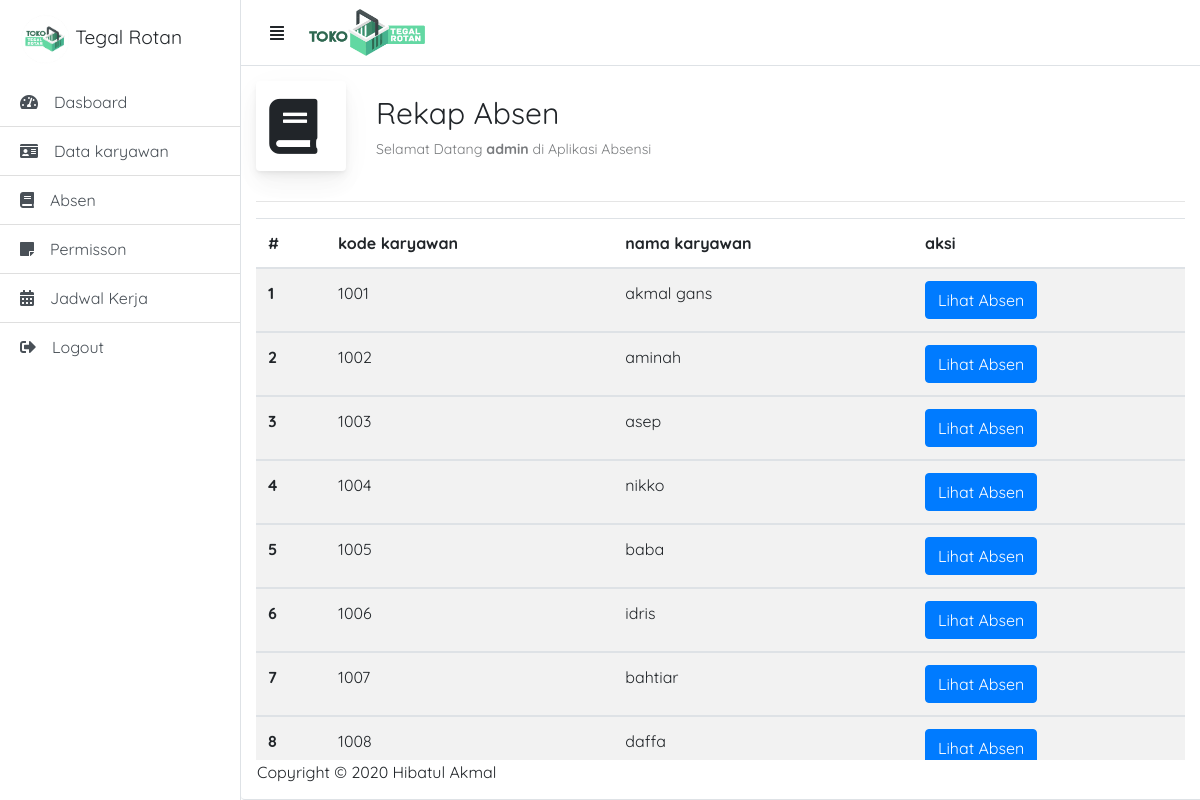
/admin/pages/absen/data_absen.php (signed in), run on the app's committed database.
### tables this page shows
CREATE TABLE `tb_karyawan` (
  `id_karyawan` int(11) NOT NULL,
  `kode_karyawan` int(30) NOT NULL,
  `nama_karyawan` varchar(20) NOT NULL,
  `jenis_kelamin` varchar(20) NOT NULL,
  `jabatan` varchar(10) NOT NULL,
  `agama_karyawan` varchar(30) NOT NULL,
  `tanggal_lahir` varchar(25) NOT NULL,
  `tlp_karyawan` varchar(15) NOT NULL,
  `alamat_karyawan` text NOT NULL,
  `foto` varchar(100) NOT NULL
);

### admin/pages/absen/data_absen.php (the view)
<?php
require("template/header.php");
?>
<div id="page-content-wrapper">
    <div class="container-fluid">
        <div class="page-title-wrapper">
            <div class="page-title-heading">
                <div class="page-title-icon">
                    <i class="fas fa-book mr-3">
                    </i>
                </div>
                <p>
                    Rekap Absen <div class="page-title-subheading">Selamat Datang <b><?php echo $username; ?></b> di Aplikasi Absensi
                </p>
            </div>
        </div>
        <hr />
        <div class="conten">
            <table class="table table-striped">
                <thead>
                    <tr>
                        <th scope="col">#</th>
                        <th scope="col">kode karyawan</th>
                        <th scope="col">nama karyawan</th>
                        <th scope="col">aksi</th>
                    </tr>
                </thead>
                <tbody>
                    <?php
                    include("../koneksi.php");
                    $nomer = 1;
                    $query = mysqli_query($koneksi, "SELECT * FROM tb_karyawan");
                    while ($data = mysqli_fetch_array($query)) {
                    ?>
                        <tr>
                            <th scope="row"><?php echo $nomer++; ?></th>
                            <td><?php echo $data['kode_karyawan']; ?></td>
                            <td><?php echo $data['nama_karyawan']; ?></td>
                            <td><a href="absen_rekap.php?kode_karyawan=<?php echo $data['kode_karyawan']; ?>" class="btn btn-primary">Lihat Absen</a></td>
                        </tr>
                </tbody>
            <?php } ?>
            </table>
        </div>
    </div>
</div>
<?php
require("template/bawah.php");
?>

### admin/css/style_admin.css (style rules this page uses)
body { font-family: "Quicksand", sans-serif; }
.page-title-icon { font-size: 55px; display: flex; align-items: center; align-content: center; text-align: center; padding: 0.83333rem; margin: 15px 30px 0 0; background: #fff; box-shadow: 0 0.46875rem 2.1875rem rgba(4, 9, 20, 0.03), 0 0.9375rem 1.40625rem rgba(4, 9, 20, 0.03), 0 0.25rem 0.53125rem rgba(4, 9, 20, 0.05), 0 0.125rem 0.1875rem rgba(4, 9, 20, 0.03); border-radius: 0.25rem; width: 90px; height: 90px; float: left; }
.page-title-subheading { padding: 3px 0 0; font-size: 0.88rem; opacity: 0.6; }
.page-title-heading p { font-size: 30px; margin: 0px; padding-top: 25px; }
#page-content-wrapper { min-width: 100vw; }
@media (min-width: 768px) { #page-content-wrapper { min-width: 0; width: 100%; } }

### data on the page
tb_karyawan: kode_karyawan "1001", nama_karyawan "akmal gans"
tb_karyawan: kode_karyawan "1002", nama_karyawan "aminah"
tb_karyawan: kode_karyawan "1003", nama_karyawan "asep"
tb_karyawan: kode_karyawan "1004", nama_karyawan "nikko"
tb_karyawan: kode_karyawan "1005", nama_karyawan "baba"
tb_karyawan: kode_karyawan "1006", nama_karyawan "idris"
tb_karyawan: kode_karyawan "1007", nama_karyawan "bahtiar"
tb_karyawan: kode_karyawan "1008", nama_karyawan "daffa"

### other printed values
$username "admin"
